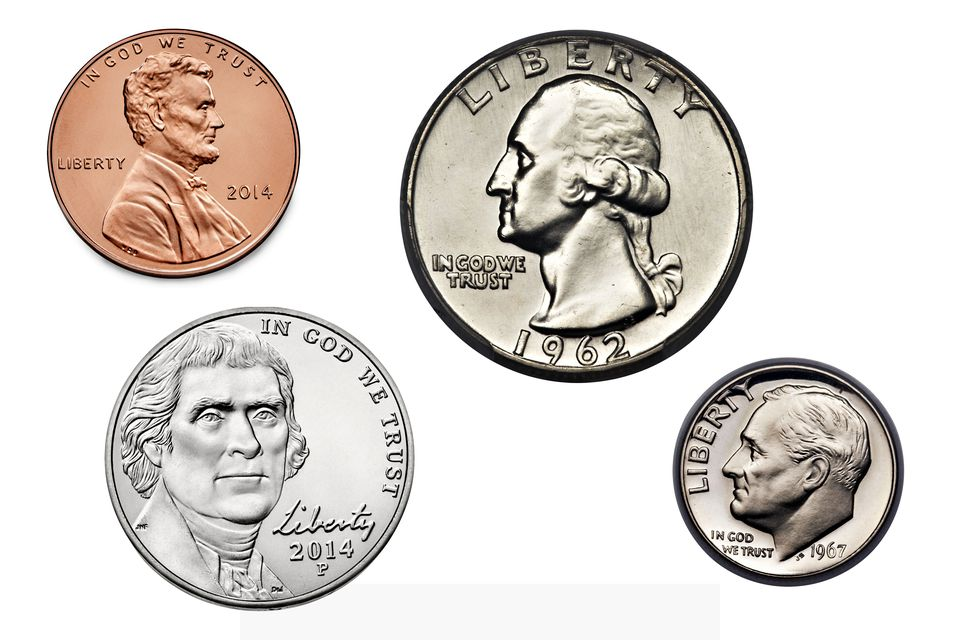
#> input picture Pcoins.jpg, 960 x 640 px
$ python getting_and_setting.py --image Pcoins.jpg
#> lines starting #> are read from the running program, lines starting #| are printed output that depends on the picture; after the words box and inside, x2 and y2 are one past the last pixel; in counts of white or black regions, pixels touching at a corner belong together
from __future__ import print_function
import argparse
import cv2

ap = argparse.ArgumentParser()
ap.add_argument("-i", "--image", required = True,
                help = "Path to the image")
args = vars(ap.parse_args())

image = cv2.imread(args["image"])
#> image is the input picture: shape (640, 960, 3); mean B, G, R 209.2, 214, 219.6
cv2.imshow("Original", image)

(b, g, r) = image[0, 0]
#> b = 255; g = 255; r = 255
print ("Pixel at (0, 0) - Red: {}, Green {}, Blue{}".format(r, g, b))
#| Pixel at (0, 0) - Red: 255, Green 255, Blue255

image [0, 0] = (0, 0, 255)
#> image: shape (640, 960, 3); under 0.01% of pixels changed, all inside (x1, y1, x2, y2) = (0, 0, 1, 1)
(b, g, r) = image [0, 0]
#> b = 0; g = 0
print ("Pixel at (0, 0) - Red: {}, Green {}, Blue{}".format(r, g, b))
#| Pixel at (0, 0) - Red: 255, Green 0, Blue0

corner = image[0:100, 0:100]
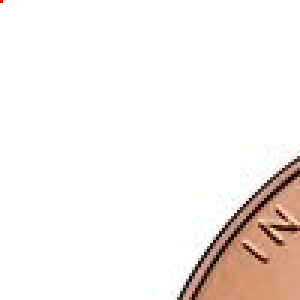
#> corner: shape (100, 100, 3) (shown 3 times larger); mean B, G, R 237.1, 240.1, 245.9
cv2.imshow("Corner", corner)
#cv2.imwrite("newimage.jpg", corner)
#to save corner

image[0:100, 0:100] = (0, 0, 255)
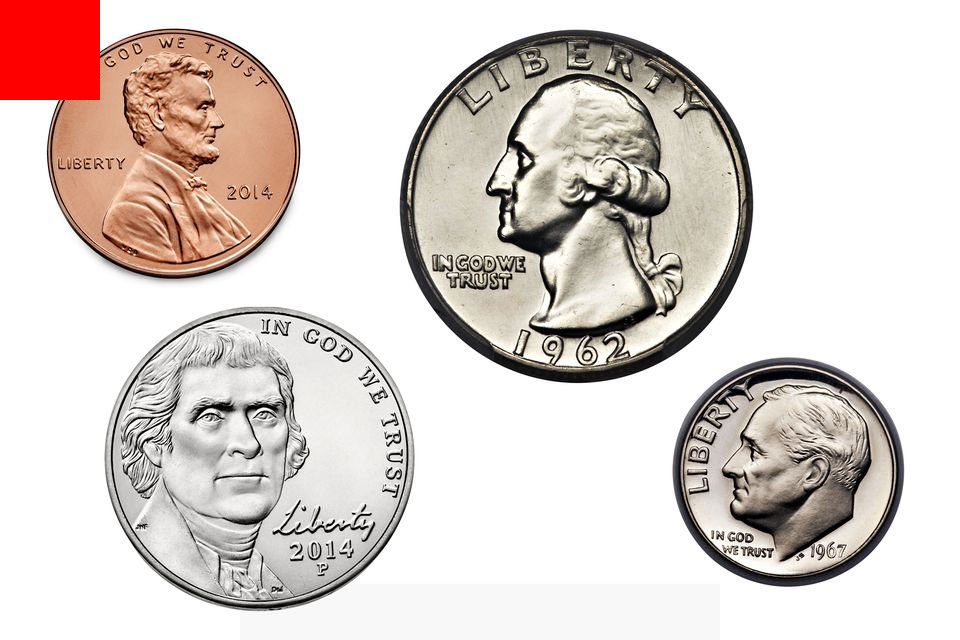
#> image: shape (640, 960, 3); mean B, G, R 205.3, 210.1, 219.8

cv2.imshow("Updated", image)
cv2.waitKey(0)
